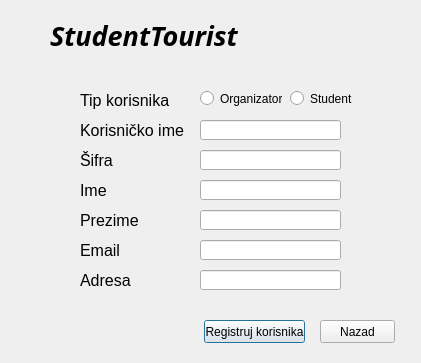
<?xml version="1.0" encoding="UTF-8"?>
<ui version="4.0">
 <class>Register</class>
 <widget class="QDialog" name="Register">
  <property name="geometry">
   <rect>
    <x>0</x>
    <y>0</y>
    <width>421</width>
    <height>363</height>
   </rect>
  </property>
  <property name="windowTitle">
   <string>Dialog</string>
  </property>
  <widget class="QLabel" name="title">
   <property name="geometry">
    <rect>
     <x>50</x>
     <y>20</y>
     <width>311</width>
     <height>31</height>
    </rect>
   </property>
   <property name="font">
    <font>
     <family>Ravie</family>
     <pointsize>20</pointsize>
     <weight>75</weight>
     <italic>true</italic>
     <bold>true</bold>
    </font>
   </property>
   <property name="layoutDirection">
    <enum>Qt::LeftToRight</enum>
   </property>
   <property name="text">
    <string>StudentTourist</string>
   </property>
  </widget>
  <widget class="QLineEdit" name="adress_input_reg">
   <property name="geometry">
    <rect>
     <x>200</x>
     <y>270</y>
     <width>141</width>
     <height>20</height>
    </rect>
   </property>
  </widget>
  <widget class="QLabel" name="email_label">
   <property name="geometry">
    <rect>
     <x>80</x>
     <y>240</y>
     <width>81</width>
     <height>21</height>
    </rect>
   </property>
   <property name="font">
    <font>
     <family>MS Shell Dlg 2</family>
     <pointsize>12</pointsize>
     <weight>50</weight>
     <bold>false</bold>
    </font>
   </property>
   <property name="text">
    <string>Email</string>
   </property>
  </widget>
  <widget class="QLabel" name="adress_label">
   <property name="geometry">
    <rect>
     <x>80</x>
     <y>270</y>
     <width>81</width>
     <height>21</height>
    </rect>
   </property>
   <property name="font">
    <font>
     <pointsize>12</pointsize>
    </font>
   </property>
   <property name="text">
    <string>Adresa</string>
   </property>
  </widget>
  <widget class="QLineEdit" name="email_input_reg">
   <property name="geometry">
    <rect>
     <x>200</x>
     <y>240</y>
     <width>141</width>
     <height>20</height>
    </rect>
   </property>
  </widget>
  <widget class="QLineEdit" name="lastname_input_reg">
   <property name="geometry">
    <rect>
     <x>200</x>
     <y>210</y>
     <width>141</width>
     <height>20</height>
    </rect>
   </property>
  </widget>
  <widget class="QLabel" name="name_input_reg_2">
   <property name="geometry">
    <rect>
     <x>80</x>
     <y>180</y>
     <width>81</width>
     <height>21</height>
    </rect>
   </property>
   <property name="font">
    <font>
     <family>MS Shell Dlg 2</family>
     <pointsize>12</pointsize>
     <weight>50</weight>
     <bold>false</bold>
    </font>
   </property>
   <property name="text">
    <string>Ime</string>
   </property>
  </widget>
  <widget class="QLabel" name="lastname_label">
   <property name="geometry">
    <rect>
     <x>80</x>
     <y>210</y>
     <width>81</width>
     <height>21</height>
    </rect>
   </property>
   <property name="font">
    <font>
     <pointsize>12</pointsize>
    </font>
   </property>
   <property name="text">
    <string>Prezime</string>
   </property>
  </widget>
  <widget class="QLineEdit" name="name_input_reg">
   <property name="geometry">
    <rect>
     <x>200</x>
     <y>180</y>
     <width>141</width>
     <height>20</height>
    </rect>
   </property>
  </widget>
  <widget class="QLabel" name="password_label">
   <property name="geometry">
    <rect>
     <x>80</x>
     <y>150</y>
     <width>81</width>
     <height>21</height>
    </rect>
   </property>
   <property name="font">
    <font>
     <pointsize>12</pointsize>
    </font>
   </property>
   <property name="text">
    <string>Šifra</string>
   </property>
  </widget>
  <widget class="QLineEdit" name="password_input_reg">
   <property name="geometry">
    <rect>
     <x>200</x>
     <y>150</y>
     <width>141</width>
     <height>20</height>
    </rect>
   </property>
  </widget>
  <widget class="QLabel" name="username_label">
   <property name="geometry">
    <rect>
     <x>80</x>
     <y>120</y>
     <width>111</width>
     <height>21</height>
    </rect>
   </property>
   <property name="font">
    <font>
     <family>MS Shell Dlg 2</family>
     <pointsize>12</pointsize>
     <weight>50</weight>
     <bold>false</bold>
    </font>
   </property>
   <property name="text">
    <string>Korisničko ime</string>
   </property>
  </widget>
  <widget class="QLineEdit" name="username_input_reg">
   <property name="geometry">
    <rect>
     <x>200</x>
     <y>120</y>
     <width>141</width>
     <height>20</height>
    </rect>
   </property>
  </widget>
  <widget class="QPushButton" name="signup_btn_reg">
   <property name="geometry">
    <rect>
     <x>204</x>
     <y>320</y>
     <width>101</width>
     <height>23</height>
    </rect>
   </property>
   <property name="text">
    <string>Registruj korisnika</string>
   </property>
  </widget>
  <widget class="QPushButton" name="back_to_login_btn">
   <property name="geometry">
    <rect>
     <x>320</x>
     <y>320</y>
     <width>75</width>
     <height>23</height>
    </rect>
   </property>
   <property name="text">
    <string>Nazad</string>
   </property>
  </widget>
  <widget class="QRadioButton" name="user_type_organizator_reg">
   <property name="geometry">
    <rect>
     <x>200</x>
     <y>90</y>
     <width>82</width>
     <height>17</height>
    </rect>
   </property>
   <property name="text">
    <string>Organizator</string>
   </property>
  </widget>
  <widget class="QRadioButton" name="user_type_student_reg">
   <property name="geometry">
    <rect>
     <x>290</x>
     <y>90</y>
     <width>82</width>
     <height>17</height>
    </rect>
   </property>
   <property name="text">
    <string>Student</string>
   </property>
  </widget>
  <widget class="QLabel" name="usertype_label">
   <property name="geometry">
    <rect>
     <x>80</x>
     <y>90</y>
     <width>111</width>
     <height>21</height>
    </rect>
   </property>
   <property name="font">
    <font>
     <family>MS Shell Dlg 2</family>
     <pointsize>12</pointsize>
     <weight>50</weight>
     <bold>false</bold>
    </font>
   </property>
   <property name="text">
    <string>Tip korisnika</string>
   </property>
  </widget>
 </widget>
 <resources/>
 <connections/>
</ui>
